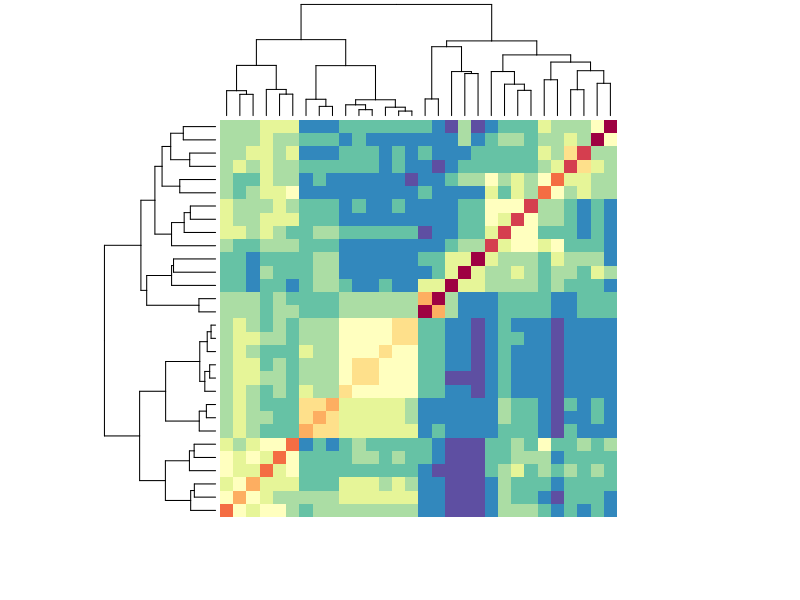
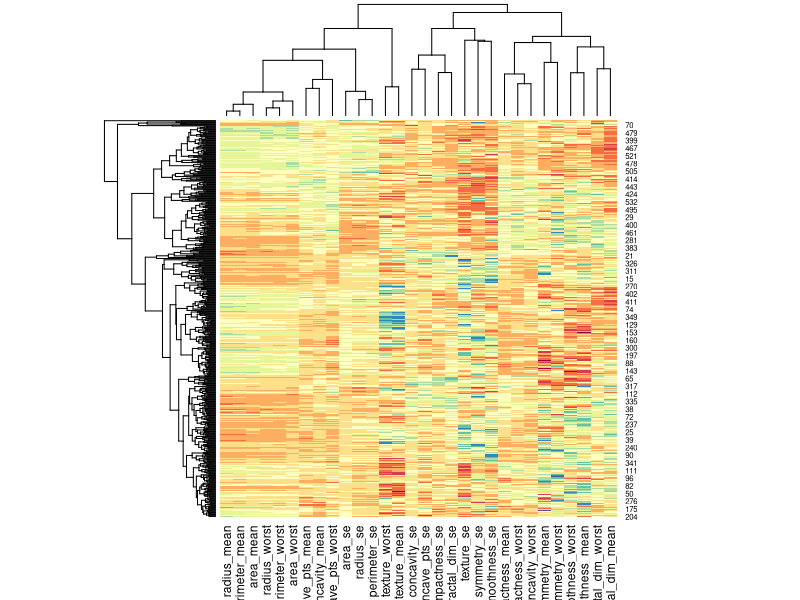
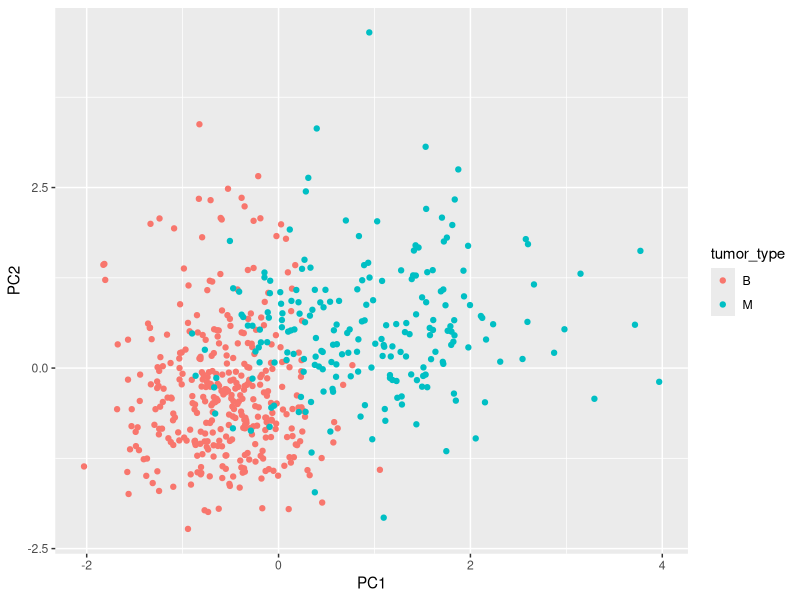
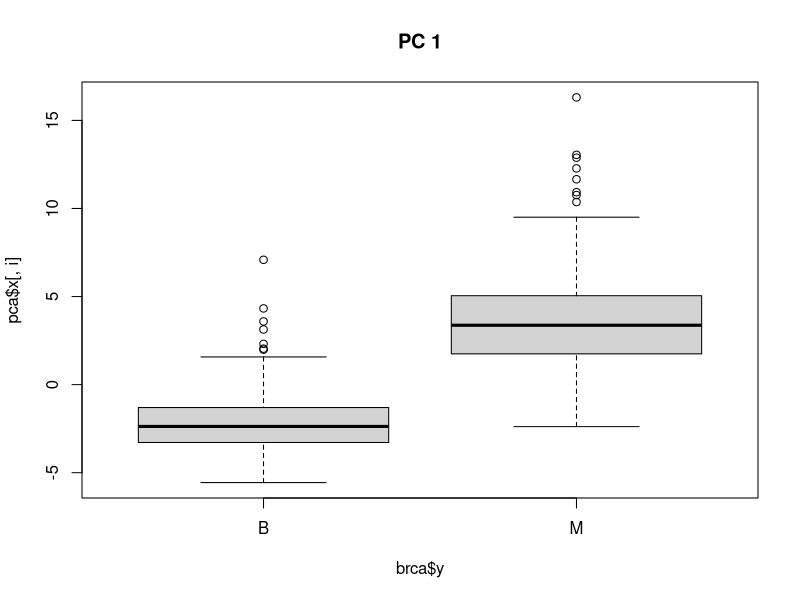
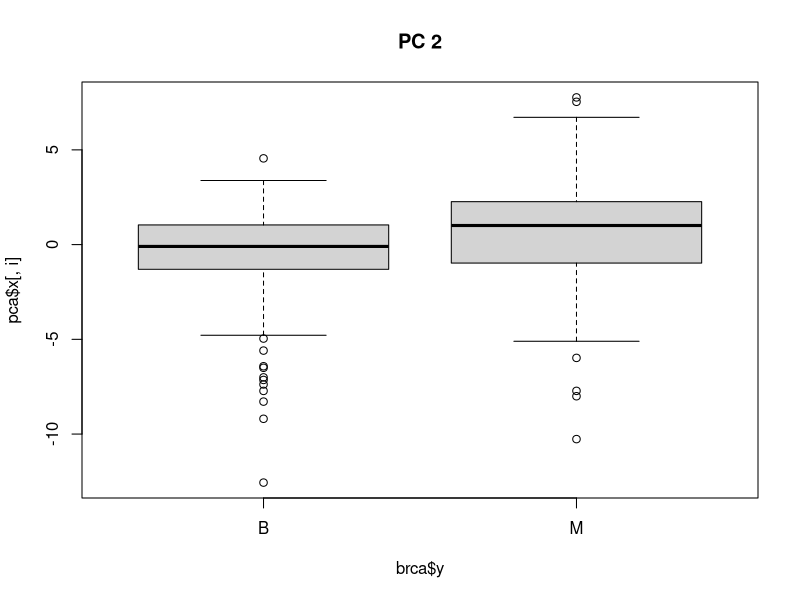
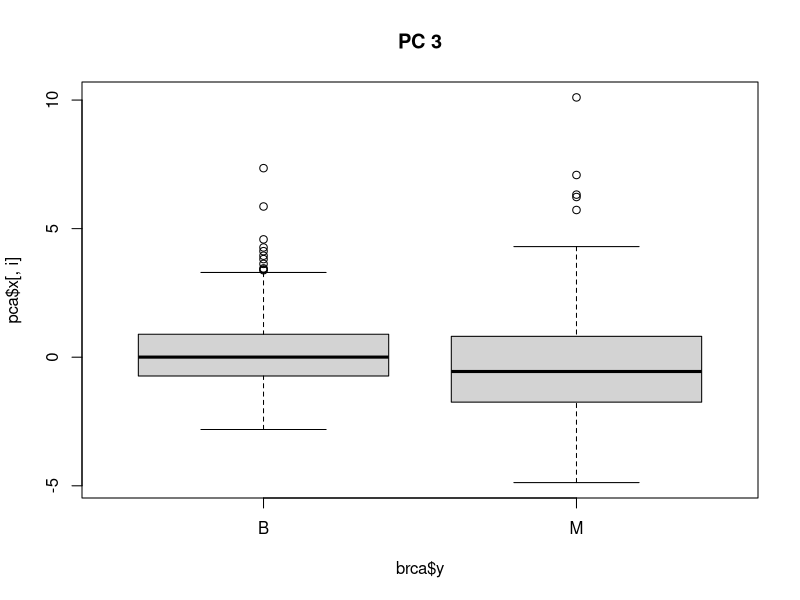
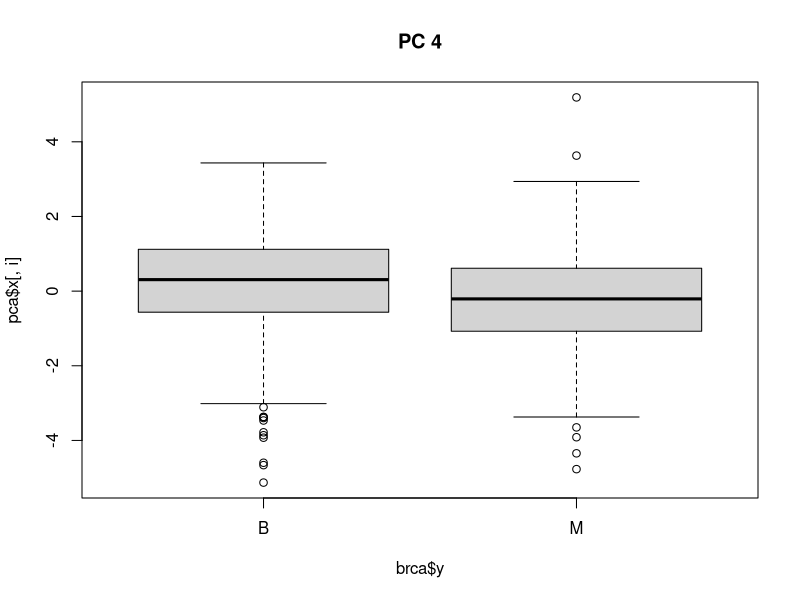
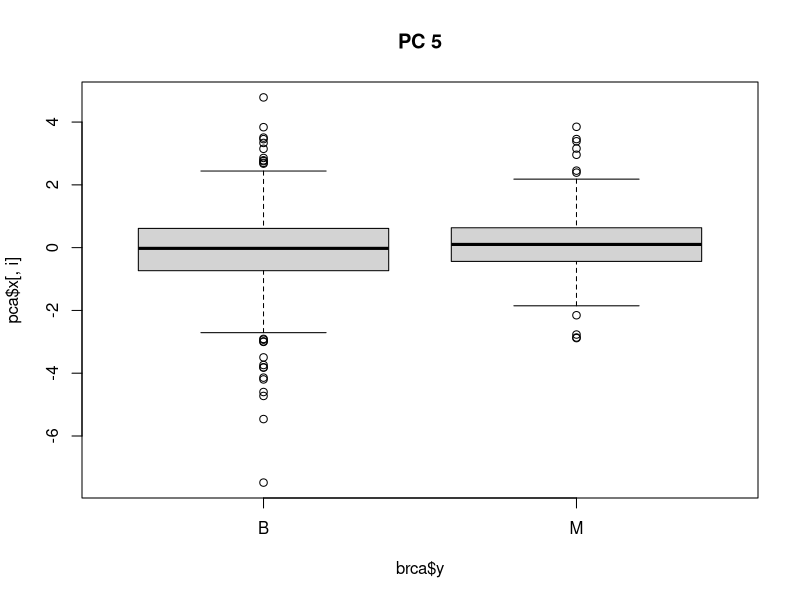

The R script that drew these images, in order: (Note: this script raises an error after producing the figures.)
options(digits = 3)
library(matrixStats)
library(tidyverse)
library(caret)
library(dslabs)
data(brca)

names(brca$x[1,])
?brca

#Q1
nrow(brca$x)
ncol(brca$x)
mean(brca$y=="M")
which.max(colMeans(brca$x))
which.min(colSds(brca$x))

#Q2
x_scaled <- sweep(sweep(brca$x,2,colMeans(brca$x)),2,colSds(brca$x), FUN="/")
sd(x_scaled[,1])
median(x_scaled[,1])

#Q3
d <-dist(x_scaled)
d_mat <- as.matrix(d)

mean(d_mat[brca$y=="B",1])
mean(d_mat[brca$y=="M",1])

#Q4
h_1 <- hclust(dist(x_scaled))
h_2 <- hclust(dist(t(x_scaled)))

d_features <- dist(t(x_scaled))
heatmap(as.matrix(d_features), col = RColorBrewer::brewer.pal(11, "Spectral"),
        labRow = NA, labCol = NA)


heatmap(x_scaled, col = RColorBrewer::brewer.pal(11, "Spectral"))

#Q5
h_1 <- hclust(dist(x_scaled))
h_2 <- hclust(dist(t(x_scaled)))
groups <-cutree(h_2, k=5)
names(groups)[groups==5]
split(names(groups), groups)

#Q6
pca <-prcomp(x_scaled)
summary(pca)

#Q7
data.frame(PC1 =x_scaled[,1],PC2 =x_scaled[,2],tumor_type =brca$y) %>%
  ggplot(aes(PC1, PC2, col=tumor_type))+
  geom_point()

#Q8
for(i in 1:10){
  boxplot(pca$x[,i]~brca$y, main = paste("PC", i))
}

#answer
data.frame(type = brca$y, pca$x[,1:10]) %>%
  gather(key = "PC", value = "value", -type) %>%
  ggplot(aes(PC, value, fill = type)) +
  geom_boxplot()


data.frame(pca$x[,1:10] ,tumor_type =brca$y) %>%
  ggplot(aes(PC1:PC10,col=tumor_type))+
  geom_boxplot()

#Q9
set.seed(1, sample.kind = "Rounding")    # if using R 3.6 or later
test_index <- createDataPartition(brca$y, times = 1, p = 0.2, list = FALSE)
test_x <- x_scaled[test_index,]
test_y <- brca$y[test_index]
train_x <- x_scaled[-test_index,]
train_y <- brca$y[-test_index]

mean(test_y=="B")
mean(train_y=="B")

#Q10
k <- kmeans(train_x,centers =2 )

predict_kmeans <- function(x, k) {
  centers <- k$centers    # extract cluster centers
  # calculate distance to cluster centers
  distances <- sapply(1:nrow(x), function(i){
    apply(centers, 1, function(y) dist(rbind(x[i,], y)))
  })
  max.col(-t(distances))  # select cluster with min distance to center
}
pred_y <-predict_kmeans(test_x,k)

mean(pred_y==as.numeric(test_y))
as.numeric(test_y)

#answer
k <- kmeans(train_x, centers = 2)
kmeans_preds <- ifelse(predict_kmeans(test_x, k) == 1, "B", "M")
mean(kmeans_preds == test_y)

test_y[test_y=="B"] 
mean(kmeans_preds[test_y=="B"] =="B")
mean(kmeans_preds[test_y=="M"]=="M")

#answer
sensitivity(factor(kmeans_preds), test_y, positive = "B")

#Q11
glm <-train(train_x,train_y, method = "glm")
y_hat_glm <- predict(glm, test_x)

mean(test_y==y_hat_glm)

#Q12
lda <-train(train_x,train_y, method = "lda")
y_hat_lda <- predict(lda, test_x)
mean(test_y==y_hat_lda)

qda <-train(train_x,train_y, method = "qda")
y_hat_qda <- predict(qda, test_x)
mean(test_y==y_hat_qda)

#Q13
library(gam)
set.seed(5, sample.kind = "Rounding")

train_loess <-train(train_x,train_y, method = "gamLoess")
y_hat_loess <- predict(train_loess, test_x)
mean(test_y==y_hat_loess)

#Q14
set.seed(7, sample.kind = "Rounding")
train_knn <- train(train_x, train_y, method = "knn",
                   tuneGrid = data.frame(k = seq(3,21, 2)))

y_hat_knn <- predict(train_knn, test_x)
mean(test_y==y_hat_knn)
